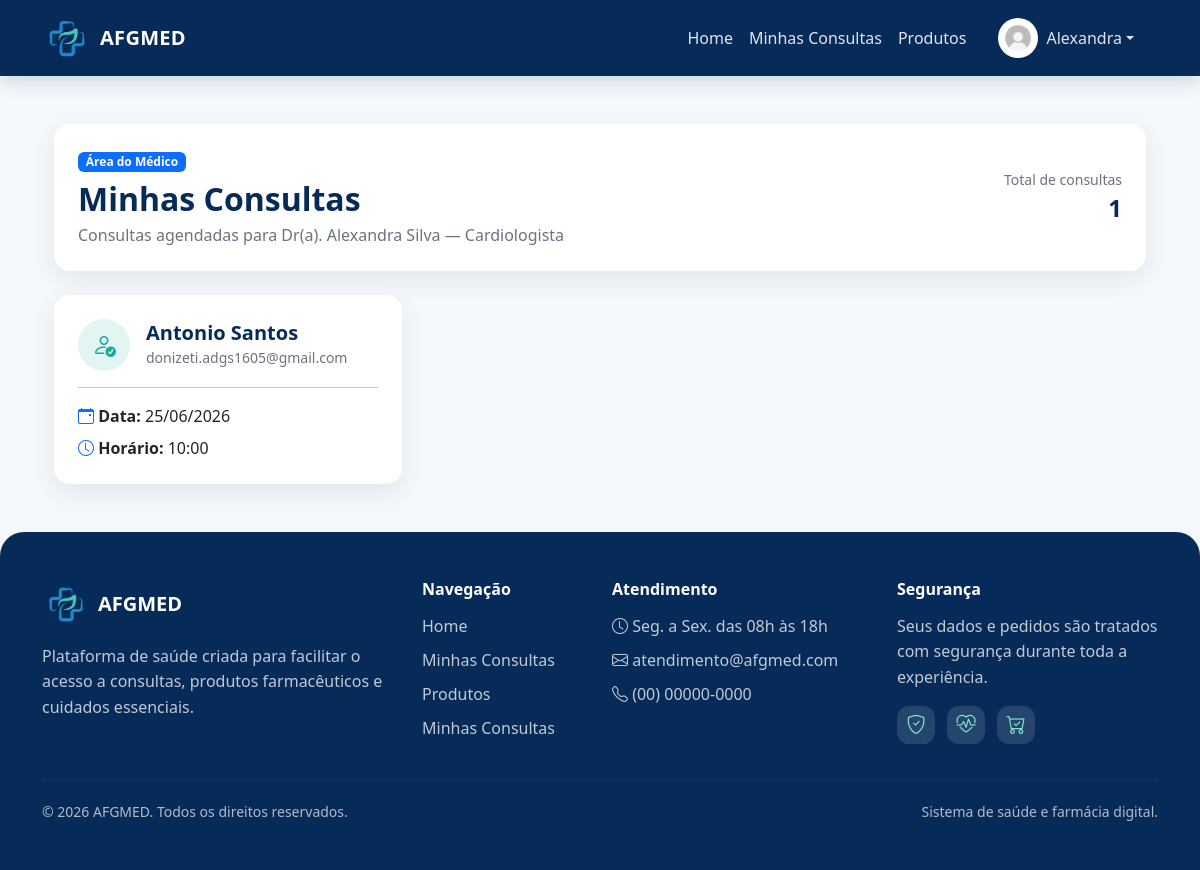
/medicos (signed in), run on the app's committed database.
### projetoafgmed/models.py (models this page shows, shortened)
class Usuario(database.Model, UserMixin):
    id = database.Column(database.Integer, primary_key=True)
    nome = database.Column(database.String, nullable=False)
    sobrenome = database.Column(database.String, nullable=False)
    email = database.Column(database.String, nullable=False, unique=True)
    senha = database.Column(database.String, nullable=False)
    foto = database.Column(database.String(200), nullable=True, default="usuario_padrao.jpg")
    is_admin = database.Column(database.Boolean, default=False)
    is_medico = database.Column(database.Boolean, default=False, nullable=False)
    id_medico = database.Column(database.Integer, database.ForeignKey("medico.id"), nullable=True)
    perfil = database.relationship("PerfilUsuario", backref="usuario", uselist=False)
    carrinho = database.relationship("Carrinho", backref="usuario", uselist=False)
    consultas = database.relationship("Consulta", backref="usuario", lazy=True)
    pedidos = database.relationship("Pedido", backref="usuario", lazy=True)
    medico = database.relationship(
        "Medico",
        backref=database.backref("usuario_acesso", uselist=False),
        foreign_keys=[id_medico]
    )

class Medico(database.Model):
    id = database.Column(database.Integer, primary_key=True)
    nome = database.Column(database.String, nullable=False)
    sobrenome = database.Column(database.String, nullable=False, default="AFGMED")
    especialidade = database.Column(database.String, nullable=False)
    email = database.Column(database.String)
    telefone = database.Column(database.String)
    foto = database.Column(database.String, default="default.jpg")
    data_criacao = database.Column(database.DateTime, nullable=False, default=datetime.utcnow)

class Consulta(database.Model):
    id = database.Column(database.Integer, primary_key=True)
    medico_id = database.Column(database.Integer, database.ForeignKey("medico.id"), nullable=False)
    usuario_id = database.Column(database.Integer, database.ForeignKey("usuario.id"), nullable=False)
    horario = database.Column(database.String(20), nullable=False)
    data = database.Column(database.Date, default=datetime.today)
    medico = database.relationship("Medico", backref=database.backref("consultas", lazy=True))

### projetoafgmed/routes.py (the view)
@app.route("/medicos")
@login_required
def medicos():
    if getattr(current_user, "is_medico", False) and not getattr(current_user, "is_admin", False):
        medico = medico_logado()
        if not medico:
            flash("Seu usuário médico ainda não está vinculado a um cadastro médico.", "warning")
            return render_template("consultas_medico.html", medico=None, consultas=[])
        consultas_medico = Consulta.query.filter_by(
            medico_id=medico.id
        ).order_by(
            Consulta.data.asc(),
            Consulta.horario.asc()
        ).all()
        return render_template(
            "consultas_medico.html",
            medico=medico,
            consultas=consultas_medico
        )
    return render_template("medicos.html", medicos=Medico.query.all())

### projetoafgmed/models.py (called while the page is built)
@login_manager.user_loader
def load_usuario(id_usuario):
    return Usuario.query.get(int(id_usuario))

### projetoafgmed/routes.py (called while the page is built, shortened)
@app.context_processor
def carrinho_global():
    if current_user.is_authenticated:
        carrinho = Carrinho.query.filter_by(
            id_usuario=current_user.id,
            status="ativo"
        ).first()
        itens = carrinho.itens if carrinho else []
        total = sum(item.quantidade * item.preco_unitario for item in itens)
        quantidade = sum(item.quantidade for item in itens)
        return {
            "carrinho": carrinho,
            "itens_carrinho": itens,
            "total_carrinho": total,
            "quantidade_carrinho": quantidade
        }

def medico_logado():
    if not getattr(current_user, "is_medico", False):
        return None
    if not current_user.id_medico:
        return None
    return Medico.query.get(current_user.id_medico)

### projetoafgmed/templates/consultas_medico.html (shortened to what this page needs)
{% extends "base.html" %}
{% block content %}
<div class="container mt-5">
    <div class="card border-0 shadow-sm rounded-4 mb-4">
        <div class="card-body p-4">
            <div class="d-flex flex-column flex-md-row align-items-md-center justify-content-between gap-3">
                <div>
                    <span class="badge bg-primary mb-2">
                        Área do Médico
                    </span>
                    <h2 class="fw-bold mb-1" style="color:#072B59;">
                        Minhas Consultas
                    </h2>
                    {% if medico %}
                        <p class="text-muted mb-0">
                            Consultas agendadas para Dr(a).
                            {{ medico.nome }} {{ medico.sobrenome }} — {{ medico.especialidade }}
                        </p>
                    {% else %}
                        <p class="text-muted mb-0">
                            Nenhum cadastro médico vinculado ao seu usuário.
                        </p>
                    {% endif %}
                </div>
                {% if medico %}
                    <div class="text-md-end">
                        <small class="text-muted d-block">Total de consultas</small>
                        <strong class="fs-4" style="color:#072B59;">
                            {{ consultas|length }}
                        </strong>
                    </div>
                {% endif %}
            </div>
        </div>
    </div>
    {% if consultas %}
        <div class="row g-4">
            {% for consulta in consultas %}
                <div class="col-12 col-md-6 col-lg-4">
                    <div class="card border-0 shadow-sm rounded-4 h-100">
                        <div class="card-body p-4">
                            <div class="d-flex align-items-center gap-3 mb-3">
                                <div class="rounded-circle d-flex align-items-center justify-content-center"
                                     style="width:52px; height:52px; background:rgba(24,169,153,.12); color:#18A999; font-size:1.5rem;">
                                    <i class="bi bi-person-check"></i>
                                </div>
                                <div>
                                    <h5 class="fw-bold mb-0" style="color:#072B59;">
                                        {{ consulta.usuario.nome }} {{ consulta.usuario.sobrenome }}
                                    </h5>
                                    <small class="text-muted">
                                        {{ consulta.usuario.email }}
                                    </small>
                                </div>
                            </div>
                            <hr>
                            <p class="mb-2">
                                <i class="bi bi-calendar-event text-primary"></i>
                                <strong>Data:</strong>
                                {{ consulta.data.strftime('%d/%m/%Y') }}
                            </p>
                            <p class="mb-0">
                                <i class="bi bi-clock text-primary"></i>
                                <strong>Horário:</strong>
                                {{ consulta.horario }}
                            </p>
                        </div>
                    </div>
                </div>
            {% endfor %}
        </div>
    {% endif %}
</div>
{% endblock %}

### projetoafgmed/templates/base.html (shortened to what this page needs)
<!DOCTYPE html>
<html lang="pt-br">
<head>
    <link href="https://cdn.jsdelivr.net/npm/bootstrap@5.3.8/dist/css/bootstrap.min.css" rel="stylesheet">
    <link rel="stylesheet" href="https://cdn.jsdelivr.net/npm/bootstrap-icons@1.11.3/font/bootstrap-icons.css">
    <link rel="stylesheet" href="{{ url_for('static', filename='css/style.css') }}">
</head>
<body>
<nav class="navbar navbar-expand-lg navbar-dark bg-dark">
    <div class="container">
        <a class="navbar-brand d-flex align-items-center" href="{{ url_for('homepage') }}">
            <img src="{{ url_for('static', filename='imagens/logo.jpg') }}" alt="Logo" width="50" class="me-2">
            AFGMED
        </a>
        <div class="collapse navbar-collapse" id="navbarNav">
            <ul class="navbar-nav ms-auto align-items-lg-center">
                <li class="nav-item">
                    <a class="nav-link" href="{{ url_for('homepage') }}">Home</a>
                </li>
                {% if current_user.is_authenticated and current_user.is_medico and not current_user.is_admin %}
                    <li class="nav-item">
                        <a class="nav-link" href="{{ url_for('medicos') }}">Minhas Consultas</a>
                    </li>
                {% else %}
                    <li class="nav-item">
                        <a class="nav-link" href="{{ url_for('medicos') }}">Consulta</a>
                    </li>
                {% endif %}
                <li class="nav-item">
                    <a class="nav-link" href="{{ url_for('produtos') }}">Produtos</a>
                </li>
            </ul>
            <ul class="navbar-nav ms-lg-3 align-items-lg-center">
                {% if current_user.is_authenticated %}
                    <li class="nav-item dropdown me-lg-3">
                        <a class="nav-link dropdown-toggle d-flex align-items-center"
                           href="#"
                           id="perfilDropdown"
                           role="button"
                           data-bs-toggle="dropdown"
                           aria-expanded="false">
                            <img src="{{ url_for('static', filename='fotos_perfil/' + (current_user.foto or 'usuario_padrao.jpg')) }}"
                                 alt="Perfil"
                                 class="rounded-circle"
                                 style="width:40px; height:40px; object-fit:cover;">
                            <span class="ms-2">{{ current_user.nome }}</span>
                        </a>
                    </li>
                {% endif %}
            </ul>
        </div>
    </div>
</nav>
<main class="container mt-5">
    {% block content %}{% endblock %}
</main>
<footer class="footer-afg mt-5">
    <div class="container py-5">
        <div class="row g-4">
            <div class="col-md-4">
                <div class="d-flex align-items-center mb-3">
                    <img src="{{ url_for('static', filename='imagens/logo.jpg') }}" alt="Logo AFGMED" width="48" class="footer-logo me-2">
                    <h5 class="mb-0 fw-bold">AFGMED</h5>
                </div>
                <p class="footer-text">
                    Plataforma de saúde criada para facilitar o acesso a consultas,
                    produtos farmacêuticos e cuidados essenciais.
                </p>
            </div>
            <div class="col-md-2">
                <h6 class="footer-title">Navegação</h6>
                <ul class="footer-links">
                    <li><a href="{{ url_for('homepage') }}">Home</a></li>
                    {% if current_user.is_authenticated and current_user.is_medico and not current_user.is_admin %}
                        <li><a href="{{ url_for('medicos') }}">Minhas Consultas</a></li>
                    {% else %}
                        <li><a href="{{ url_for('medicos') }}">Consulta</a></li>
                    {% endif %}
                    <li><a href="{{ url_for('produtos') }}">Produtos</a></li>
                    {% if current_user.is_authenticated %}
                        {% if current_user.is_medico and not current_user.is_admin %}
                            <li><a href="{{ url_for('medicos') }}">Minhas Consultas</a></li>
                        {% else %}
                            <li><a href="{{ url_for('meus_agendamentos') }}">Meus Agendamentos</a></li>
                            <li><a href="{{ url_for('meus_pedidos') }}">Minhas Compras</a></li>
                        {% endif %}
                    {% endif %}
                </ul>
            </div>
            <div class="col-md-3">
                <h6 class="footer-title">Atendimento</h6>
                <ul class="footer-links">
                    <li><i class="bi bi-clock"></i> Seg. a Sex. das 08h às 18h</li>
                    <li><i class="bi bi-envelope"></i> atendimento@afgmed.com</li>
                    <li><i class="bi bi-telephone"></i> (00) 00000-0000</li>
                </ul>
            </div>
            <div class="col-md-3">
                <h6 class="footer-title">Segurança</h6>
                <p class="footer-text">
                    Seus dados e pedidos são tratados com segurança durante toda a experiência.
                </p>
                <div class="footer-icons">
                    <i class="bi bi-shield-check"></i>
                    <i class="bi bi-heart-pulse"></i>
                    <i class="bi bi-cart-check"></i>
                </div>
            </div>
        </div>
        <hr class="footer-line">
        <div class="d-flex flex-column flex-md-row justify-content-between align-items-center gap-2">
            <small>© 2026 AFGMED. Todos os direitos reservados.</small>
            <small>Sistema de saúde e farmácia digital.</small>
        </div>
    </div>
</footer>
</body>
</html>

### projetoafgmed/static/css/style.css (style rules this page uses)
body { background: #f4f8fb; color: #273444; font-family: 'Segoe UI', Tahoma, Geneva, Verdana, sans-serif; }
.navbar { background: #072B59 !important; box-shadow: 0 4px 18px rgba(7, 43, 89, 0.18); }
.navbar-brand { font-weight: 700; letter-spacing: .3px; }
.navbar-brand img { border-radius: 10px; object-fit: cover; }
.navbar .nav-link { color: rgba(255, 255, 255, .88) !important; font-weight: 500; }
.card { border: none; border-radius: 20px; overflow: hidden; transition: .25s ease; box-shadow: 0 8px 24px rgba(7,43,89,.08) !important; }
.card-body { padding: 22px; }
.text-muted { color: #6b7280 !important; }
.footer-afg { background: #072B59; color: #ffffff; border-radius: 24px 24px 0 0; }
.footer-logo { border-radius: 10px; object-fit: cover; }
.footer-text { color: rgba(255, 255, 255, 0.75); line-height: 1.6; margin-bottom: 0; }
.footer-title { font-weight: 700; margin-bottom: 15px; color: #ffffff; }
.footer-links { list-style: none; padding: 0; margin: 0; }
.footer-links li { margin-bottom: 10px; color: rgba(255, 255, 255, 0.75); }
.footer-links a { color: rgba(255, 255, 255, 0.75); text-decoration: none; transition: .2s ease; }
.footer-icons { display: flex; gap: 12px; margin-top: 15px; }
.footer-icons i { width: 38px; height: 38px; background: rgba(255, 255, 255, 0.12); color: #7ee0d2; border-radius: 12px; display: grid; place-items: center; font-size: 1.2rem; }
.footer-line { border-color: rgba(255, 255, 255, 0.18); margin: 30px 0 20px; }
.footer-afg small { color: rgba(255, 255, 255, 0.68); }

### data on the page
Usuario: foto (picture), nome "Alexandra"
Medico: nome "Alexandra", sobrenome "Silva", especialidade "Cardiologista"
Consulta: usuario.nome "Antonio", usuario.sobrenome "Santos", usuario.email "donizeti.adgs1605@gmail.com", data "25/06/2026", horario "10:00"

### other printed values
{{ consultas|length }} "1"
